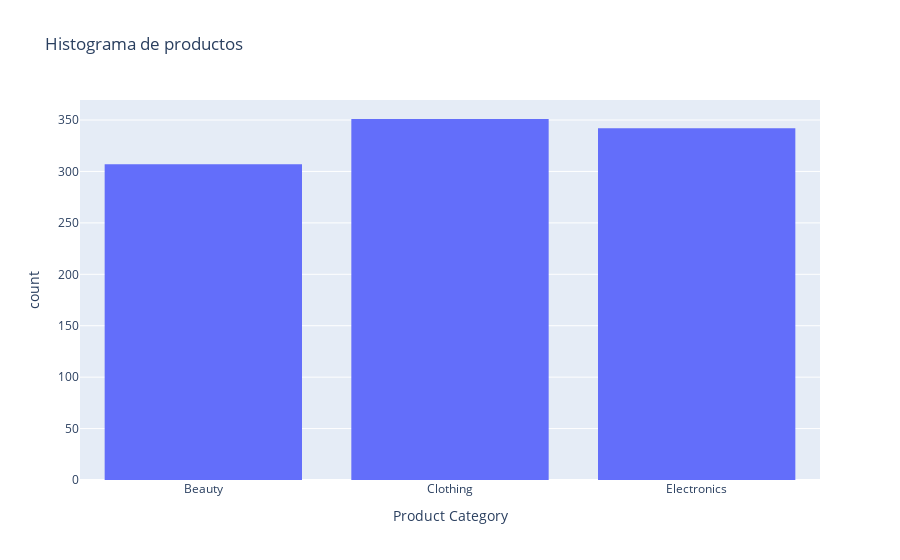

Notebook code cell kept with this figure:
### Code cell
# Este codigo ejecuta un histograma en la libreria Plotly.
fig = px.histogram(df, x='Product Category', nbins=10, title='Histograma de productos')
fig.show()

### Figure 1 — Plotly figure (JSON) as saved in the notebook; plotly's stock layout.template omitted (floating-point values rounded to 4 significant figures; data arrays with more than 128 entries replaced by an {"elided": "..."} marker saying what was removed)
{"data": [{"alignmentgroup": "True", "bingroup": "x", "hovertemplate": "Product Category=%{x}<br>count=%{y}<extra></extra>", "legendgroup": "", "marker": {"color": "#636efa", "pattern": {"shape": ""}}, "name": "", "nbinsx": 10, "offsetgroup": "", "orientation": "v", "showlegend": false, "type": "histogram", "x": {"elided": "1000 str values"}, "xaxis": "x", "yaxis": "y"}], "layout": {"barmode": "relative", "legend": {"tracegroupgap": 0}, "title": {"text": "Histograma de productos"}, "xaxis": {"anchor": "y", "domain": [0, 1], "title": {"text": "Product Category"}}, "yaxis": {"anchor": "x", "domain": [0, 1], "title": {"text": "count"}}}}
